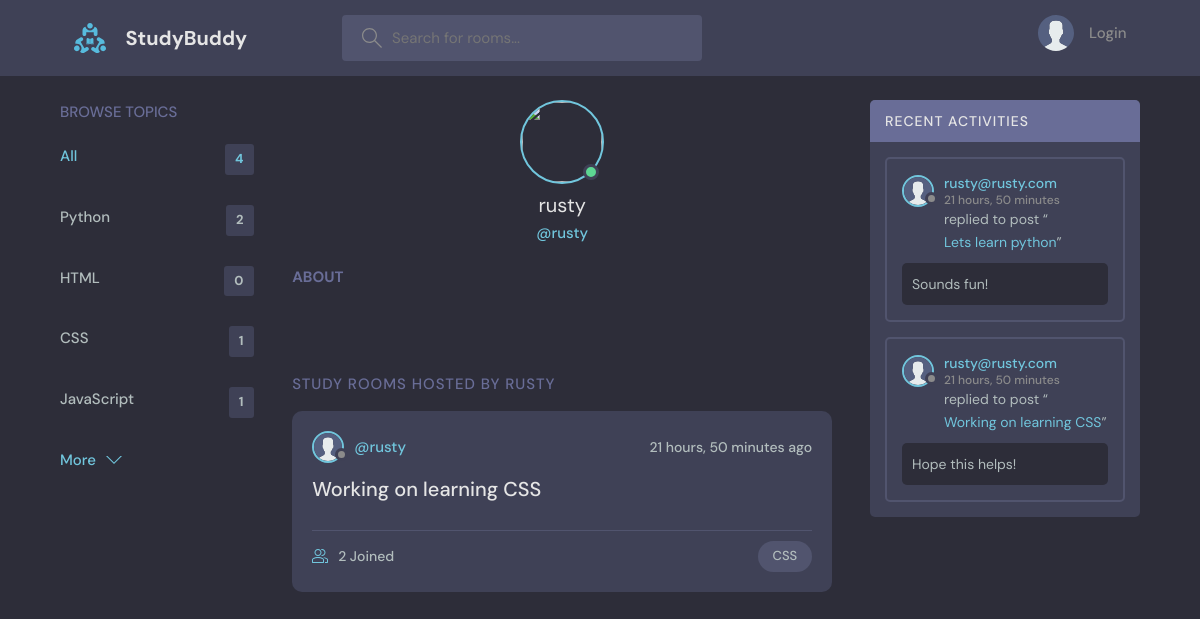
Screenshot of /profile/3/ with the database file from the repository.
### base/models.py (models this page shows, shortened)
class Topic(models.Model):
    name = models.CharField(max_length=200)

class User(AbstractUser):
    name = models.CharField(max_length=200, null=True)
    email = models.EmailField(unique=True, null=True)
    bio = models.TextField(null=True)
    avatar = models.ImageField(null=True, default="avatar.svg")
    USERNAME_FIELD = 'email'
    REQUIRED_FIELDS = []

class Room(models.Model):
    host = models.ForeignKey(User, on_delete=models.SET_NULL, null=True)
    topic = models.ForeignKey(Topic, on_delete=models.SET_NULL, null=True) #If topic below in order, convert to string
    name = models.CharField(max_length=200)
    description = models.TextField(null=True, blank=True) #null=True says nothing is allowed
    participants = models.ManyToManyField(User, related_name='participants', blank=True)
    updated = models.DateTimeField(auto_now=True)
    created = models.DateTimeField(auto_now_add=True)
    class Meta:
        ordering = ['-updated', '-created']

class Message(models.Model):
    user = models.ForeignKey(User, on_delete=models.CASCADE)
    room = models.ForeignKey(Room, on_delete=models.CASCADE)
    body = models.TextField()
    updated = models.DateTimeField(auto_now=True)
    created = models.DateTimeField(auto_now_add=True)

### base/views.py (the view)
# urls.py: path('profile/<str:pk>/', views.userProfile, name="user-profile"),
def userProfile(request, pk):
    user = User.objects.get(id=pk)
    rooms = user.room_set.all()
    room_messages = user.message_set.all()
    topics = Topic.objects.all()
    context = {'user':user, 'rooms':rooms, 'room_messages':room_messages, 'topics':topics}
    return render(request, 'base/profile.html', context)

### base/templates/base/profile.html (shortened to what this page needs)
{% extends 'main.html' %}
{% block content %}
<main class="profile-page layout layout--3">
  <div class="container">
    {% include 'base/topics_component.html' %}
    <div class="roomList">
      <div class="profile">
        <div class="profile__avatar">
          <div class="avatar avatar--large active">
            <img src="{{request.user.avatar.url}}" />
          </div>
        </div>
        <div class="profile__info">
          <h3>{{user.username}}</h3>
          <p>@{{user.username}}</p>
        </div>
        <div class="profile__about">
          <h3>About</h3>
          <pre>
          </pre>
        </div>
      </div>
      <div class="roomList__header">
        <div>
          <h2>Study Rooms Hosted by {{user.username}}</a>
          </h2>
        </div>
      </div>
      {% include 'base/feed_component.html' %}
    </div>
    {% include 'base/activity_component.html' %}
  </div>
</main>
{% endblock content %}

### base/templates/base/topics_component.html
<div class="topics">
    <div class="topics__header">
      <h2>Browse Topics</h2>
    </div>
    <ul class="topics__list">
      <li>
        <a href="{% url 'home' %}" class="active">All <span>{{topics.count}}</span></a>
      </li>
      {% for topic in topics %}
      <li>
        <a href="{% url 'home' %}?q={{topic.name}}">{{topic.name}} <span>{{topic.room_set.all.count}}</span></a>
      </li>
      {% endfor %}
    </ul>
    <a class="btn btn--link" href="{% url 'topics' %}">
      More
      <svg version="1.1" xmlns="http://www.w3.org/2000/svg" width="32" height="32" viewBox="0 0 32 32">
        <title>chevron-down</title>
        <path d="M16 21l-13-13h-3l16 16 16-16h-3l-13 13z"></path>
      </svg>
    </a>
  </div>

### base/templates/base/feed_component.html (shortened to what this page needs)
{% for room in rooms %}
<div class="roomListRoom">
    <div class="roomListRoom__header">
      <a href="{% url 'user-profile' room.host.id %}" class="roomListRoom__author">
        <div class="avatar avatar--small">
          <img src="{{room.host.avatar.url}}" />
        </div>
        <span>@{{room.host.username}}</span>
      </a>
      <div class="roomListRoom__actions">
        <span>{{room.created|timesince}} ago</span>
      </div>
    </div>
    <div class="roomListRoom__content">
      <a href='{% url "room" room.id %}'>{{room.name}}</a>
    </div>
    <div class="roomListRoom__meta">
      <a href='{% url "room" room.id %}' class="roomListRoom__joined">
        {{room.participants.all.count}} Joined
      </a>
      <p class="roomListRoom__topic">{{room.topic.name}}</p>
    </div>
  </div>
{% endfor %}

### base/templates/base/activity_component.html (shortened to what this page needs)
<div class="activities">
    <div class="activities__header">
      <h2>Recent Activities</h2>
    </div>
    {% for message in room_messages %}
    <div class="activities__box">
      <div class="activities__boxHeader roomListRoom__header">
        <a href="{% url 'user-profile' message.user.id %}" class="roomListRoom__author">
          <div class="avatar avatar--small">
            <img src="{{message.user.avatar.url}}" />
          </div>
          <p>
            {{message.user}}
            <span>{{message.created|timesince}}</span>
          </p>
        </a>
      </div>
      <div class="activities__boxContent">
        <p>replied to post “<a href="{% url 'room' message.room.id %}">{{message.room.name}}</a>”</p>
        <div class="activities__boxRoomContent">
            {{message.body}}
        </div>
      </div>
    </div>
    {% endfor %}
  </div>

### rows the page displays
Topic: name "Python", room_set.all.count "2"
Topic: name "HTML", room_set.all.count "0"
Topic: name "CSS", room_set.all.count "1"
Topic: name "JavaScript", room_set.all.count "1"
User: username "rusty", username "RUSTY"
Room: host.avatar (placeholder picture), host.username "rusty", created "21 hours, 50 minutes", name "Working on learning CSS", participants.all.count "2", topic.name "CSS"
Message: user.avatar (placeholder picture), user "rusty@rusty.com", created "21 hours, 50 minutes", room.name "Lets learn python", body "Sounds fun!"
Message: user.avatar (placeholder picture), user "rusty@rusty.com", created "21 hours, 50 minutes", room.name "Working on learning CSS", body "Hope this helps!"

### other values shown
{{ topics.count }} "4"
